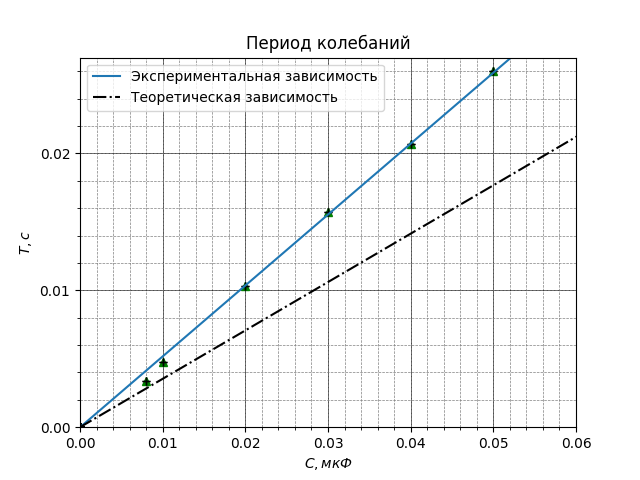

Reproduce this figure in Python.
import matplotlib.pyplot as plt
import numpy as np
from matplotlib.ticker import MultipleLocator
from scipy import stats

def open_file(path):
    input = open(path, 'r', encoding='utf-8')
    lines = input.readlines()
    lines_ = []
    for i in range(len(lines)):
        if lines[i] != '\n':
            lines_.append(lines[i])
    lines = lines_
    for i in range(len(lines)):
        lines[i] = [float(x) for x in lines[i].split()]
    return lines

ar = open_file("input_capacity.txt")

x = [] ; xErr = []; y = []; yErr = [];


for i in range(len(ar)):
    x.append(ar[i ][0])
    xErr.append(ar[i][1])
    y.append(ar[i][2])
    yErr.append(ar[i][3])


xminorLocator = MultipleLocator(0.002)
yminorLocator = MultipleLocator(0.002)

xmajorLocator = MultipleLocator(0.01)
ymajorLocator = MultipleLocator(0.01)

ax = plt.subplot()


plt.plot(x, y, 'g^')
plt.grid(which='major', ls='-', lw=0.5, c='k')
plt.grid(which='minor', ls='--', lw=0.5, c='grey')
plt.errorbar(x, y, xerr=xErr, yerr=yErr, ecolor='k', capsize=3, elinewidth=1, fmt=' ')


ex_slope = np.linspace(0, 5, 500)
slope, intercept, r_value, p_value, std_err = stats.linregress(x, y)
print("slope = ", slope, "intercept = ", intercept, '\n')
plt.plot(ex_slope, ex_slope*slope+intercept, ls='-', label=u"Экспериментальная зависимость")


th_slope = np.linspace(0, 5, 500)
slope0 = 500*10**3*10**(-6)*0.7069
plt.plot(th_slope, th_slope*slope0, 'k', ls='-.', label=u"Теоретическая зависимость")


ax.xaxis.set_minor_locator(xminorLocator)
ax.yaxis.set_minor_locator(yminorLocator)

ax.xaxis.set_major_locator(xmajorLocator)
ax.yaxis.set_major_locator(ymajorLocator)

plt.xlim(0, 0.06)
plt.ylim(0, 0.027)

plt.title(u'')
plt.title(u"Период колебаний")
plt.xlabel(u'$C, мкФ$')
plt.ylabel(u'$T, c$')
plt.legend()

plt.show()
